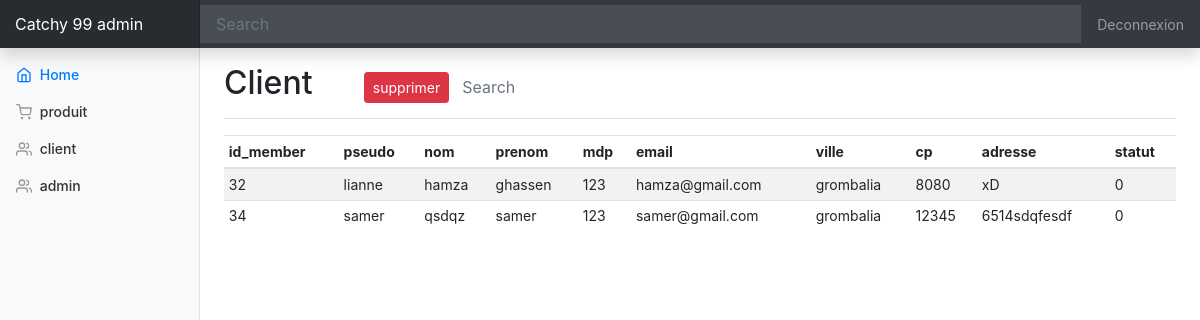
/E-commerce_project/dash_client.php, run on the app's committed database.
### tables this page shows
CREATE TABLE IF NOT EXISTS `membre` (
  `pseudo` varchar(20) NOT NULL,
  `nom` varchar(20) NOT NULL,
  `prenom` varchar(20) NOT NULL,
  `mdp` varchar(32) NOT NULL,
  `email` varchar(50) NOT NULL,
  `ville` varchar(20) NOT NULL,
  `cp` int(5) UNSIGNED ZEROFILL NOT NULL,
  `adresse` varchar(50) NOT NULL,
  `id_member` int(11) NOT NULL AUTO_INCREMENT,
  `statut` int(11) DEFAULT '0',
  PRIMARY KEY (`id_member`),
  UNIQUE KEY `pseudo` (`pseudo`) USING BTREE
);

### E-commerce_project/includes/membre_inc.php (the view, shortened to what this page needs)
<?php
class Membre {
    public function afficheclient($pdo) {
        $stmt = $pdo->query('SELECT * FROM membre where statut=0');
        while ($row = $stmt->fetch()) {
          echo '<tr>';
          echo '<td>' . $row['id_member'] . '</td>';
          echo '<td>' . $row['pseudo'] . '</td>';
          echo '<td>' . $row['nom'] . '</td>';
          echo '<td>' . $row['prenom'] . '</td>';
          echo '<td>' . $row['mdp'] . '</td>';
          echo '<td>' . $row['email'] . '</td>';
          echo '<td>' . $row['ville'] . '</td>';
          echo '<td>' . $row['cp'] . '</td>';
          echo '<td>' . $row['adresse'] . '</td>';
         echo '<td>' . $row['statut'] . '</td>';
          echo '</tr>';
        }
    }
}
?>

### E-commerce_project/dashboard.css (style rules this page uses)
body { font-size: .875rem; }

### data on the page
membre: id_member "32", pseudo "lianne", nom "hamza", prenom "ghassen", mdp "123", email "hamza@gmail.com", ville "grombalia", cp "8080", adresse "xD", statut "0"
membre: id_member "34", pseudo "samer", nom "qsdqz", prenom "samer", mdp "123", email "samer@gmail.com", ville "grombalia", cp "12345", adresse "6514sdqfesdf", statut "0"
